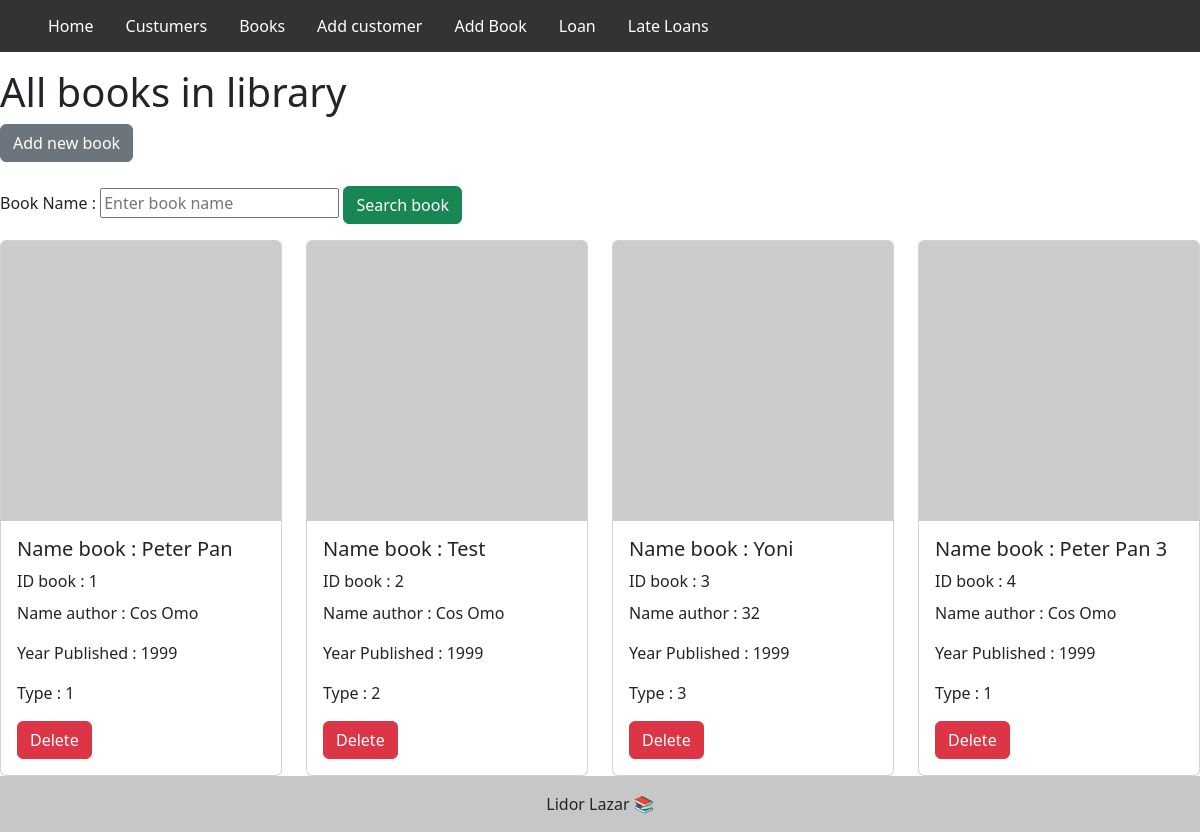
/Book/, run on an earlier commit of the app's database.
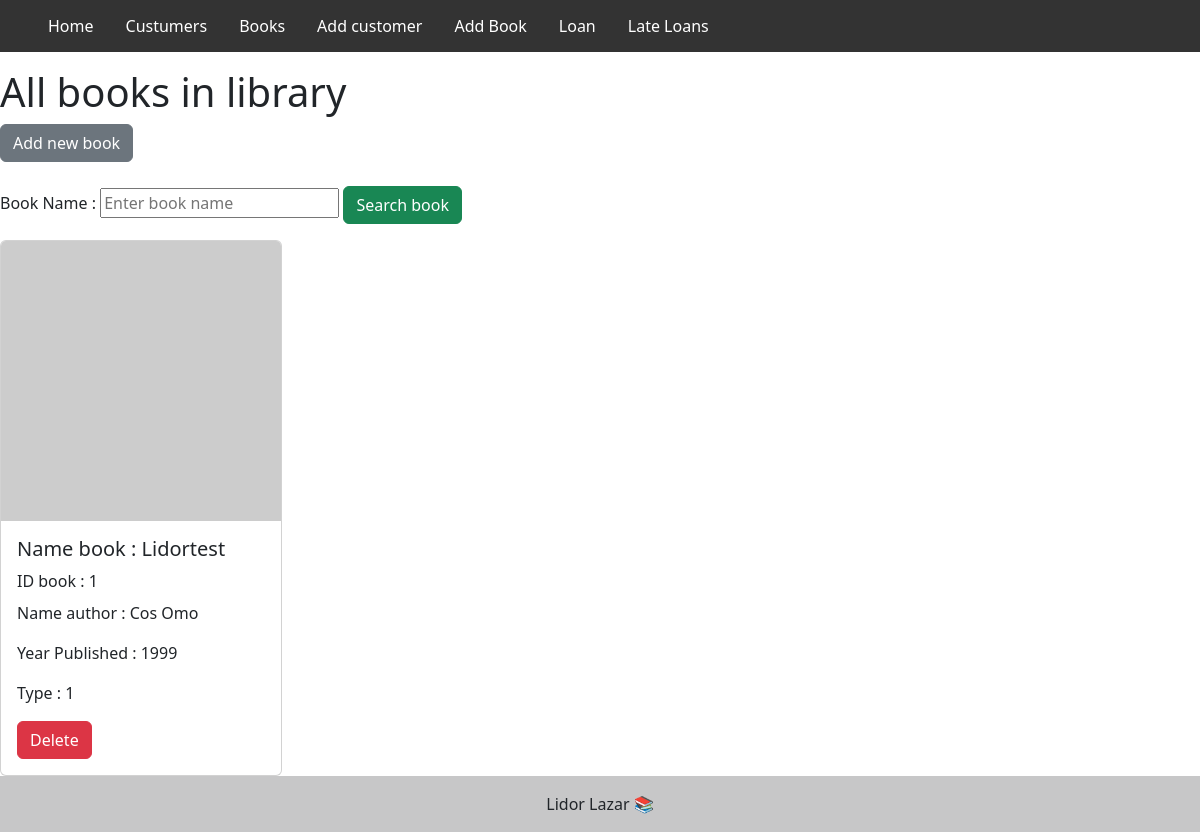
And on a later commit of the database.
### backend-site.py (models this page shows, shortened)
class Books(db.Model):
    BookId = db.Column('BookId',db.Integer, primary_key=True)
    NameBook = db.Column('NameBook',db.String(50))
    Author = db.Column('Author',db.String(50))
    YearPublished = db.Column('YearPublished',db.String(50))
    Type = db.Column('Type',db.Integer)
    BooksToLoans = db.relationship('Loans', backref='books')

### backend-site.py (the view)
@app.route('/Book/<bookname>', methods=['GET'])
@app.route('/Book/', methods=['GET', 'POST'])
def PrintAllBook(bookname=''):
    if request.method == 'POST':
        for OneBook in Books.query.all():
            if request.form.get("SerachBook").title() == OneBook.NameBook:
                bookname = OneBook.NameBook
                return render_template('personalBook.html', bookname=bookname, PrintAllBook=Books.query.all())
    return render_template('ShowAllBooks.html', PrintAllBook = Books.query.all())

### Templates/ShowAllBooks.html (shortened to what this page needs)
{% extends "layout.html" %} {% block title %}Lazar libaray{% endblock %}  {% block content %}
<h1>All books in library</h1>
<a href="/addBook/"><button type="button" class="btn btn-secondary">Add new book</button></a><br><br>
<form action="" method="POST">
  <label>Book Name : </label>
  <input name="SerachBook"  type="text" placeholder="Enter book name">
  <a href="/Book/{{bookname}}"><button  methods="POST" class="btn btn-success" Type="submit">Search book</button></a>
  </form>
<div class="row row-cols-1 row-cols-md-4 g-4">
  {%- for book in PrintAllBook %}
  <div class="col">
    <div class="card">
      <img
        src="https://picsum.photos/20{{book.BookId }}"
        class="card-img-top"
      />
      <div class="card-body">
        <h5 class="card-text">Name book : {{book.NameBook}}</h5>
        <p class="card-title">ID book : {{ book.BookId}}</p>
        <p class="card-text">Name author : {{book.Author}}</p>
        <p class="card-text">Year Published : {{book.YearPublished}}</p>
        <p class="card-text">Type : {{book.Type}}</p>
        <a class="btn btn-danger" href="/deleteBook/{{book.BookId}}">Delete</a>
      </div>
    </div>
  </div>
  {% endfor %}
</div>
{% endblock %}

### Templates/layout.html (shortened to what this page needs)
<!DOCTYPE html>
<html>
  <head>
    <link
      href="https://cdn.jsdelivr.net/npm/bootstrap@5.2.2/dist/css/bootstrap.min.css"
      rel="stylesheet"
    />
  </head>
  <body>
    <ul>
      <li><a class="" href="/">Home</a></li>
      <li><a href="/PrintAll">Custumers</a></li>
      <li><a href="/Book">Books</a></li>
      <li><a href="/addCustomer">Add customer</a></li>
      <li><a href="/addBook">Add Book</a></li>
      <li><a href="/AllLoans">Loan</a></li>
      <li><a href="/lateLoans">Late Loans</a></li>
    </ul>
    <div id="content">{% block content %}{% endblock %}</div>
    <div id="footer">
      {% block footer %}
      <footer class="bg-light text-center text-lg-start">
        <div
          class="text-center p-3"
          style="background-color: rgba(0, 0, 0, 0.2)"
        >
          Lidor Lazar 📚
        </div>
      </footer>
      {% endblock %}
    </div>
  </body>
</html>

### Templates/layout.html (style rules this page uses)
ul { list-style-type: none; margin: 0; padding: 0; overflow: hidden; background-color: #333; }
li { float: left; }
li a { display: block; color: white; text-align: center; padding: 14px 16px; text-decoration: none; }

What changed in the data, as far as the page shows it:
removed Books: NameBook "Test", BookId "2", Author "Cos Omo", YearPublished "1999", Type "2"
removed Books: NameBook "Yoni", BookId "3", Author "32", YearPublished "1999", Type "3"
removed Books: NameBook "Peter Pan 3", BookId "4", Author "Cos Omo", YearPublished "1999", Type "1"
changed Books "Cos Omo": NameBook "Peter Pan" → "Lidortest"
